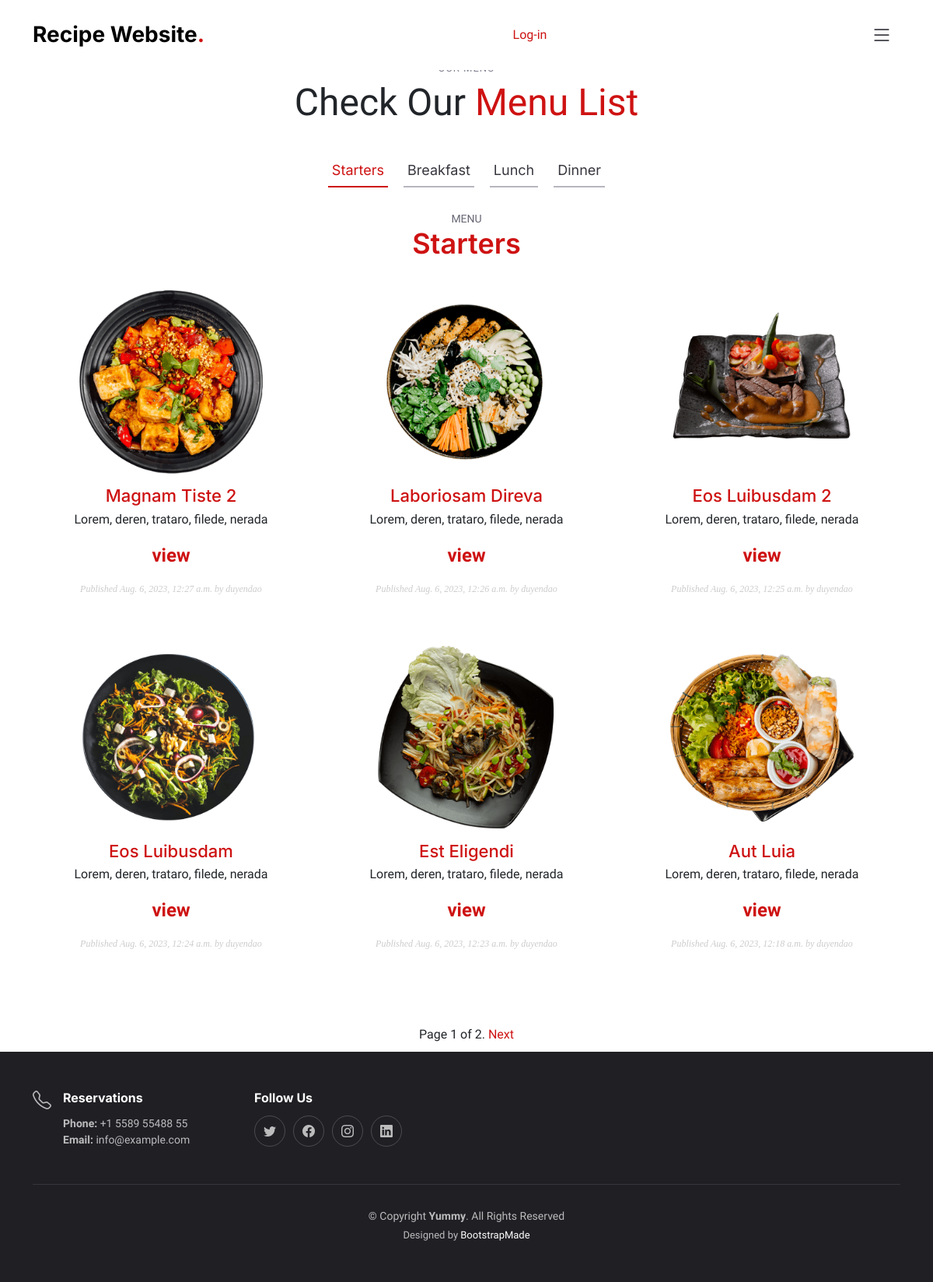
The app's page /recipe/your-post-list/ with its own data.
### recipe/models.py (models this page shows, shortened)
class Post(models.Model):
    STATUS_CHOICES = ( ('draft', 'Draft'), ('published', 'Published'), )
    title = models.CharField(max_length=250)
    slug = models.SlugField(max_length=250, unique_for_date='publish')
    author = models.ForeignKey(User, on_delete=models.CASCADE, related_name='recipe_posts')
    body = models.TextField()
    image = models.ImageField(upload_to='posts/image/%Y/%m/%d/', blank=True)
    video = models.FileField(upload_to='posts/video/%Y/%m/%d/', blank=True)
    url = models.URLField()
    publish = models.DateTimeField(default=timezone.now)
    created = models.DateTimeField(auto_now_add=True)
    updated = models.DateTimeField(auto_now=True)
    status = models.CharField(max_length=10, choices=STATUS_CHOICES, default='draft')
    objects = models.Manager() # The default manager.
    published = PublishedManager() # Our custom manager.
    score = models.IntegerField(default=0,
        validators=[
            MaxValueValidator(5),
            MinValueValidator(0),
        ]
    )
    class Meta:
        ordering = ('-publish',)
    def get_absolute_url(self):
        return reverse('recipe:post_detail', args=[self.publish.year, self.publish.month, self.publish.day, self.slug])

### recipe/views.py (the view)
# urls.py: path('your-post-list/', recipe.views.post_list, name='post_list'),
def post_list(request):
    object_list = Post.published.all()
    paginator = Paginator(object_list, 6)
    page = request.GET.get('page')
    try:
        posts = paginator.page(page)
    except PageNotAnInteger:
        posts = paginator.page(1)
    except EmptyPage:
        posts = paginator.page(paginator.num_pages)
    print(page)
    return render(request, 'recipe/post/list.html', {'posts': posts,
                                                     'page': page})

### recipe/models.py (called while the page is built)
    def get_queryset(self):
        return super(PublishedManager, self).get_queryset().filter(status='published')

### recipe/templates/recipe/post/list.html (shortened to what this page needs)
{% extends "base.html" %}
{% block content %}
    <section id="menu" class="menu">
        <div class="container" data-aos="fade-up">
            <div class="section-header">
                <h2>Our Menu</h2>
                <p>Check Our <span> Menu List</span></p>
            </div>
            <ul class="nav nav-tabs d-flex justify-content-center" data-aos="fade-up" data-aos-delay="200">
                <li class="nav-item">
                    <a class="nav-link active show" data-bs-toggle="tab" data-bs-target="#menu-starters">
                        <h4>Starters</h4>
                    </a>
                </li>
                <li class="nav-item">
                    <a class="nav-link" data-bs-toggle="tab" data-bs-target="#menu-breakfast">
                        <h4>Breakfast</h4>
                    </a>
                </li>
                <li class="nav-item">
                    <a class="nav-link" data-bs-toggle="tab" data-bs-target="#menu-lunch">
                        <h4>Lunch</h4>
                    </a>
                </li>
                <li class="nav-item">
                    <a class="nav-link" data-bs-toggle="tab" data-bs-target="#menu-dinner">
                        <h4>Dinner</h4>
                    </a>
                </li>
            </ul>
            <div class="tab-content" data-aos="fade-up" data-aos-delay="300">
                <div class="tab-pane fade active show" id="menu-starters">
                    <div class="tab-header text-center">
                        <p>Menu</p>
                        <h3>Starters</h3>
                    </div>
                    <div class="row gy-5">
                        {% for post in posts %}
                            <div class="col-lg-4 menu-item">
                                <a href="{{ post.get_absolute_url }}"><img src="{{ post.image.url }}" class="menu-img img-fluid" alt=""></a>
                                <h4><a href="{{ post.get_absolute_url }}"> {{ post.title }} </a></h4>
                                <p class="ingredients">
                                    {{ post.body|truncatewords:30|linebreaks }}
                                </p>
                                <p class="price">
                                    <span class="count"> {{ post.total_views }} view{{ post.total_views|pluralize }} </span>
                                </p>
                                <p class="date"> Published {{ post.publish }} by {{ post.author }} </p>
                            </div>
                        {% endfor %}
                    </div>
                </div>
            </div>
        </div>
    </section>
    {% include "pagination.html" with page=posts %}
{% endblock %}

### account/static/assets/css/main.css (style rules this page uses)
:root { --font-default: "Open Sans", system-ui, -apple-system, "Segoe UI", Roboto, "Helvetica Neue", Arial, "Noto Sans", "Liberation Sans", sans-serif, "Apple Color Emoji", "Segoe UI Emoji", "Segoe UI Symbol", "Noto Color Emoji"; --font-primary: "Amatic SC", sans-serif; --font-secondary: "Inter", sans-serif; }
:root { --color-default: #212529; --color-primary: #ce1212; --color-secondary: #37373f; }
:root { scroll-behavior: smooth; }
body { font-family: var(--font-default); color: var(--color-default); }
a { color: var(--color-primary); text-decoration: none; }
h1, h2, h3, h4, h5, h6 { font-family: var(--font-secondary); }
section { overflow: hidden; padding: 80px 0; }
.section-header { text-align: center; padding-bottom: 30px; }
.section-header h2 { font-size: 13px; letter-spacing: 1px; font-weight: 400; margin: 0; padding: 0; color: #7f7f90; text-transform: uppercase; font-family: var(--font-default); }
.section-header p { margin: 0; font-size: 48px; font-weight: 400; font-family: var(--font-primary); }
.section-header p span { color: var(--color-primary); }
section { scroll-margin-top: 90px; }
.menu .nav-tabs { border: 0; }
.menu .nav-link { margin: 0 10px; padding: 10px 5px; transition: 0.3s; color: var(--color-secondary); border-radius: 0; cursor: pointer; height: 100%; border: 0; border-bottom: 2px solid #b6b6bf; }
.menu .nav-link h4 { font-size: 18px; font-weight: 400; margin: 0; font-family: var(--font-secondary); }
.menu .nav-link.active { color: var(--color-primary); border-color: var(--color-primary); }
.menu .tab-content .tab-header { padding: 30px 0; }
.menu .tab-content .tab-header p { font-size: 14px; text-transform: uppercase; color: #676775; margin-bottom: 0; }
.menu .tab-content .tab-header h3 { font-size: 36px; font-weight: 600; color: var(--color-primary); }
.menu .tab-content .menu-item { -moz-text-align-last: center; text-align-last: center; }
.menu .tab-content .menu-item .menu-img { padding: 0 60px; margin-bottom: 15px; }
.menu .tab-content .menu-item h4 { font-size: 22px; font-weight: 500; color: var(--color-secondary); font-family: var(--font-secondary); font-weight: 30px; margin-bottom: 5px; }
.menu .tab-content .menu-item .ingredients { font-family: var(--font-secondary); color: #8d8d9b; margin-bottom: 5px; }
.menu .tab-content .menu-item .price { font-size: 24px; font-weight: 700; color: var(--color-primary); }

### account/static/assets/css/recipe.css (style rules this page uses)
p.date { color:#ccc; font-family: georgia, serif; font-size: 12px; font-style: italic; }

### records on screen
Post: image (picture), title "Magnam Tiste 2", body "Lorem, deren, trataro, filede, nerada", publish "Aug. 6, 2023, 12:27 a.m.", author "duyendao"
Post: image (picture), title "Laboriosam Direva", body "Lorem, deren, trataro, filede, nerada", publish "Aug. 6, 2023, 12:26 a.m.", author "duyendao"
Post: image (picture), title "Eos Luibusdam 2", body "Lorem, deren, trataro, filede, nerada", publish "Aug. 6, 2023, 12:25 a.m.", author "duyendao"
Post: image (picture), title "Eos Luibusdam", body "Lorem, deren, trataro, filede, nerada", publish "Aug. 6, 2023, 12:24 a.m.", author "duyendao"
Post: image (picture), title "Est Eligendi", body "Lorem, deren, trataro, filede, nerada", publish "Aug. 6, 2023, 12:23 a.m.", author "duyendao"
Post: image (picture), title "Aut Luia", body "Lorem, deren, trataro, filede, nerada", publish "Aug. 6, 2023, 12:18 a.m.", author "duyendao"

### other values on screen
{{ page.number }} "1"
{{ page.paginator.num_pages }} "2"
